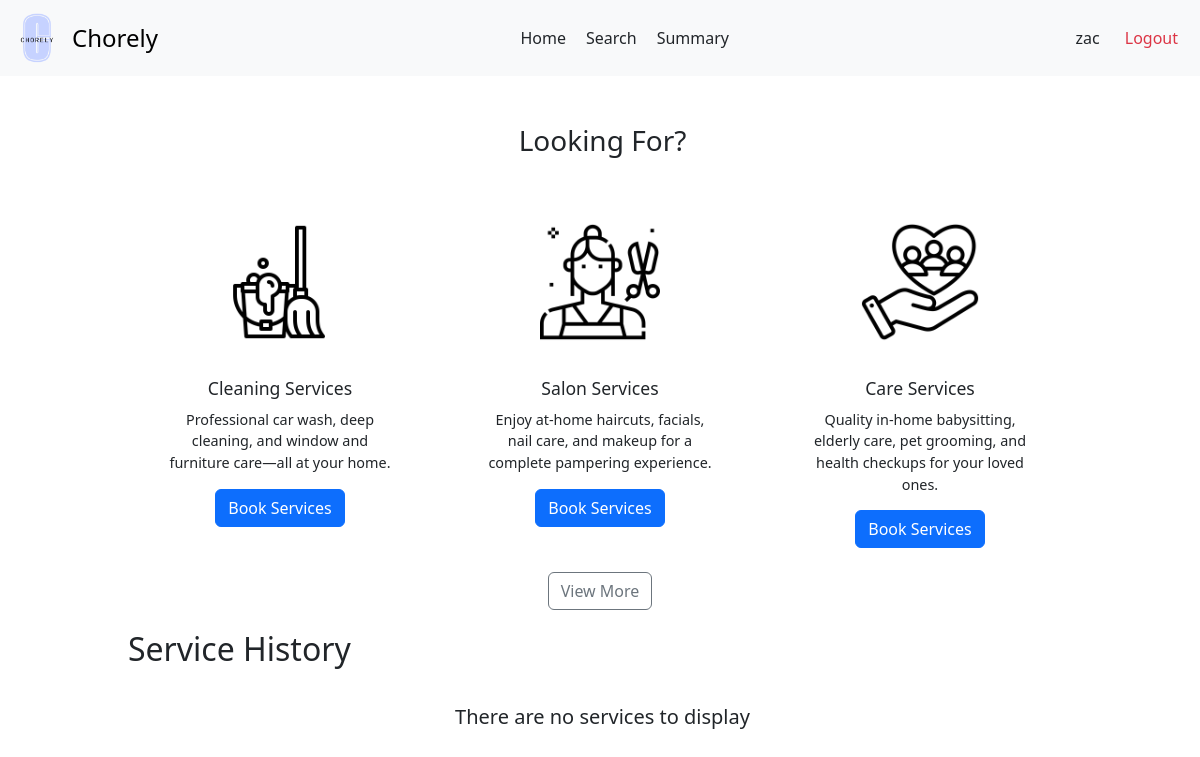
The app's page /user/customer/6, older data.
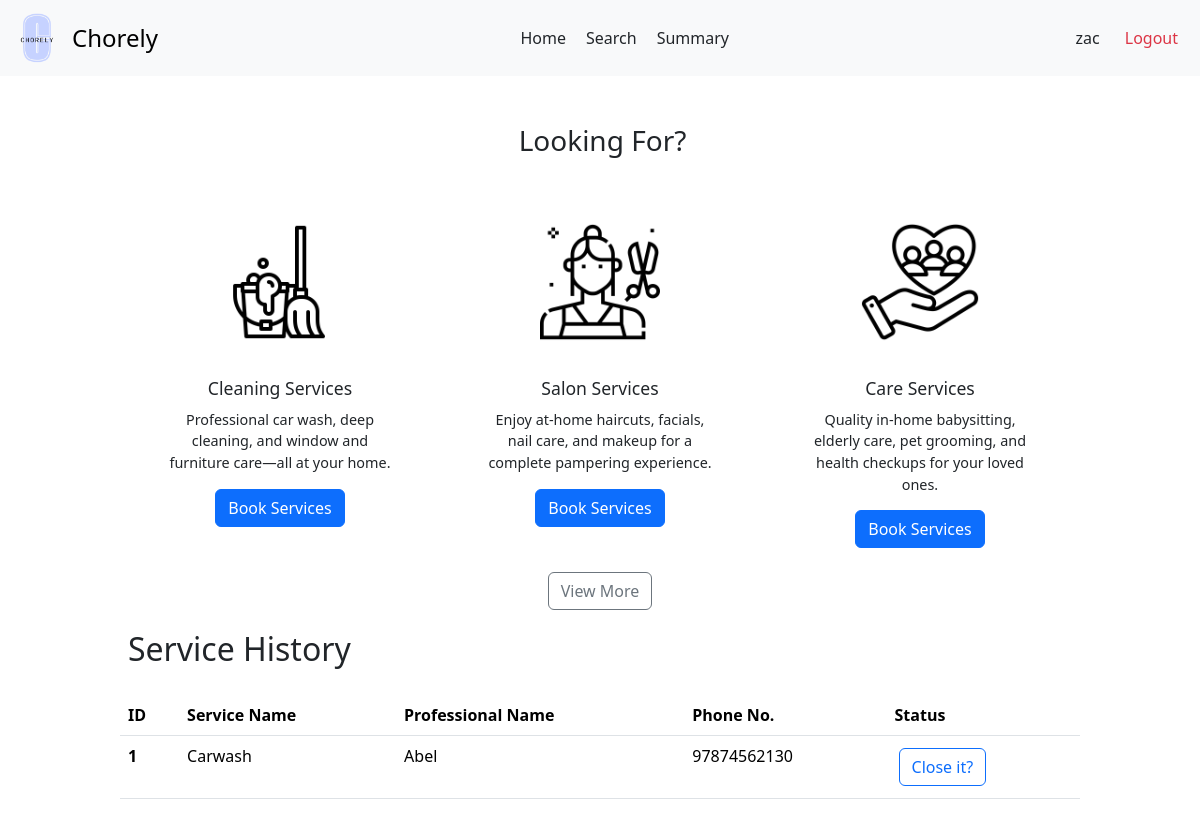
The same page, newer data.
### backend/models.py (models this page shows)
class Users(db.Model):
  __tablename__ = 'Users'
  user_id = db.Column(db.Integer, primary_key=True, autoincrement=True)
  username = db.Column(db.String, unique=True, nullable=False)
  password = db.Column(db.String, nullable=False)
  role = db.Column(db.String, nullable=False)
  is_blocked = db.Column(db.Boolean, default=False)
  service_professional = db.relationship('ServiceProfessionals', backref='user', uselist=False)
  customer = db.relationship('Customers', backref='user', uselist=False)

class ServiceRequests(db.Model):
    __tablename__ = 'ServiceRequests'
    request_id = db.Column(db.Integer, primary_key=True, autoincrement=True)
    service_id = db.Column(db.Integer, db.ForeignKey('Services.service_id'), nullable=False)
    customer_id = db.Column(db.Integer, db.ForeignKey('Customers.customer_id'), nullable=False)
    professional_id = db.Column(db.Integer, db.ForeignKey('ServiceProfessionals.professional_id'))
    requested_service_date = db.Column(db.Date, default=date.today())
    date_of_request = db.Column(db.Date, default=date.today())
    date_of_completion = db.Column(db.Date)
    service_status = db.Column(db.String, default='requested')
    additional_requests = db.Column(db.String)
    remarks = db.Column(db.String)
    rating = db.Column(db.Float)

class Services(db.Model):
    __tablename__ = 'Services'
    service_id = db.Column(db.Integer, primary_key=True, autoincrement=True)
    name = db.Column(db.String, nullable=False)
    description = db.Column(db.String)
    base_price = db.Column(db.Float, nullable=False)
    time_required = db.Column(db.Integer)
    category = db.Column(db.String)
    service_professionals = db.relationship('ServiceProfessionals', backref='service')
    service_requests = db.relationship('ServiceRequests', backref='service')

class ServiceProfessionals(db.Model):
    __tablename__ = 'ServiceProfessionals'
    professional_id = db.Column(db.Integer, primary_key=True, autoincrement=True)
    user_id = db.Column(db.Integer, db.ForeignKey('Users.user_id'), unique=True, nullable=False)
    service_id = db.Column(db.Integer, db.ForeignKey('Services.service_id'), nullable=False)
    experience_years = db.Column(db.Integer)
    profile_verified = db.Column(db.Boolean, default=False)
    name = db.Column(db.String, nullable = False)
    phone = db.Column(db.String)
    address = db.Column(db.String)
    pin_code = db.Column(db.String)
    service_requests = db.relationship('ServiceRequests', backref='professional')

### backend/customerController.py (the view)
@app.route('/user/customer/<int:user_id>')
def customer_dash(user_id):
  user = Users.query.filter_by(user_id = user_id).first()
  customer = Customers.query.filter_by(user_id = user_id).first()
  return render_template('customer-dash.html', customer = customer, user = user, service_requests = customer.service_requests)

### templates/customer-dash.html (shortened to what this page needs)
<!DOCTYPE html>
<html lang="en">
<head>
  <link href="https://cdn.jsdelivr.net/npm/bootstrap@5.3.3/dist/css/bootstrap.min.css" rel="stylesheet">
  <link rel="stylesheet" href="{{ url_for('static', filename='customer-dash.css') }}">
  <link rel="stylesheet" href="{{ url_for('static', filename='navbar.css') }}">
</head>
<body>
  <nav class="navbar bg-body-tertiary">
    <div class="container-fluid">
      <a class="navbar-brand d-flex align-items-center" href="#" style="text-decoration: none;">
        <img src="{{ url_for('static', filename='logo.png') }}" alt="Chorely Logo" width="50" height="50" id="logo">
        <span style="font-size: 1.5rem;">Chorely</span>
      </a>
      <div style="display: flex;">
        <a class="nav-link active" aria-current="page" href="#">Home</a>
        <a class="nav-link" href="/customer/{{ customer.customer_id }}/search">Search</a>
        <a class="nav-link" href="/user/{{ user.user_id }}/summary">Summary</a>
      </div>
      <div class="d-flex text text-end">
        <a class="nav-link" href="#">{{ user.username }}</a>
        <a class="nav-link text-danger" href="/userlogin">Logout</a>
      </div>
    </div>
  </nav>
  <div id="main">
    <div id="canvas">
      <br>
      <div class="container text-center">
        <h3 class="headings">Looking For?</h3>
        <div class="row g-4 justify-content-center" style="margin-top: 20px;">
          <div class="col">
            <div class="card custom-card mx-auto" style="width: 18rem; border: none;">
              <img src="{{ url_for('static', filename='cleaning.png') }}" class="card-img-top card-icon" alt="cleaning-mop">
              <div class="card-body">
                <h5 class="card-title">Cleaning Services</h5>
                <p class="card-text">Professional car wash, deep cleaning, and window and furniture care—all at your home.</p>
                <a href="/user/{{user.user_id}}/service/category/cleaning" class="btn btn-primary">Book Services</a>
              </div>
            </div>
          </div>
          <div class="col">
            <div class="card custom-card mx-auto" style="width: 18rem; border: none;">
              <img src="{{ url_for('static', filename='salon.png') }}" class="card-img-top card-icon" alt="cleaning-mop">
              <div class="card-body">
                <h5 class="card-title">Salon Services</h5>
                <p class="card-text">Enjoy at-home haircuts, facials, nail care, and makeup for a complete pampering experience.</p>
                <a href="/user/{{user.user_id}}/service/category/salon" class="btn btn-primary">Book Services</a>
              </div>
            </div>
          </div>
          <div class="col">
            <div class="card custom-card mx-auto" style="width: 18rem; border: none;">
              <img src="{{ url_for('static', filename='care.png') }}" class="card-img-top card-icon" alt="cleaning-mop">
              <div class="card-body">
                <h5 class="card-title">Care Services</h5>
                <p class="card-text">Quality in-home babysitting, elderly care, pet grooming, and health checkups for your loved ones.</p>
                <a href="/user/{{user.user_id}}/service/category/care" class="btn btn-primary">Book Services</a>
              </div>
            </div>
          </div>
        </div>
        <div style="text-align: center; margin: 20px;">
          <a href="/customer/{{ customer.customer_id }}/search" class="btn btn-outline-secondary">View More</a>
        </div>
      </div>
      <h2 class="headings">Service History</h2><br>
      {% if service_requests | length ==0 %}
        <div class="text text-center">
          <h5 class="headings">There are no services to display</h5>
        </div>
      {% else %}
        <div>
          <table class="table" style="margin-bottom: 50px;">
            <thead>
              <tr>
                <th scope="col">ID</th>
                <th scope="col">Service Name</th>
                <th scope="col">Professional Name</th>
                <th scope="col">Phone No.</th>
                <th scope="col">Status</th>
              </tr>
            </thead>
            <tbody>
              {% for request in service_requests %}
                <tr>
                  <th scope="row">{{ loop.index }}</th>
                  <td>{{ request.service.name }}</td>
                  {% if request.service_status == 'accepted' %}
                    <td>{{ request.professional.name }}</td>
                    <td>{{ request.professional.phone }}</td>
                    <td><a href="/user/{{ user.user_id }}/service/close/{{ request.request_id }}" class="btn btn-outline-primary">Close it?</a></td>
                  {% endif %}
                </tr>
              {% endfor %}
            </tbody>
          </table>
        <div>
      {% endif %}
  </div>
</body>
</html>

### static/customer-dash.css (style rules this page uses)
* { margin: 0px; }
#main, #canvas { margin-top: 90px; border: 2px none black; }
#canvas { width: 80%; margin: auto; height: 1000px; }
.headings { margin: 3px; padding-left: 5px; margin-top: 10px; }
td a { margin: 4px; }
table a { text-decoration: none; }
.card { height: 350px; padding: 10px; }
.card-img-top { margin-top: 10px; height: 120px; object-fit: scale-down; margin-bottom: 20px; }
.card-title { font-size: 1.1rem; margin-bottom: 10px; }
.card-text { font-size: 0.9rem; margin-bottom: 15px; }

### static/navbar.css (style rules this page uses)
#logo { object-fit: contain ; margin-right: 10px; filter: brightness(1.1) contrast(1.1) saturate(1.2); filter: contrast(100%); }
.text-end { margin-right: 10px; }
.navbar { position: fixed; background-color: white; top: 0; left: 0; right: 0; height: max-content; z-index: 1000; }

Row changes from the older to the newer data that the page shows:
added ServiceRequests: service.name "Carwash", professional.name "Abel", professional.phone "97874562130"
Text that changed along with them:
text no longer shown: "There are no services to display"
text now shown: "ID Service Name Professional Name Phone No. Status"
